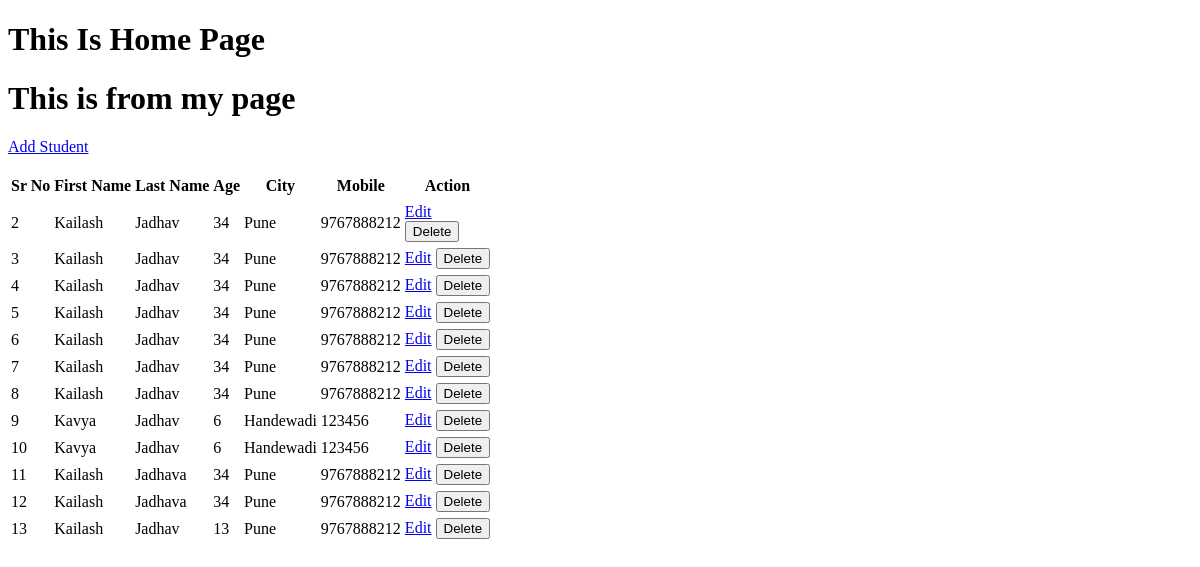
Before: / with the older database file.
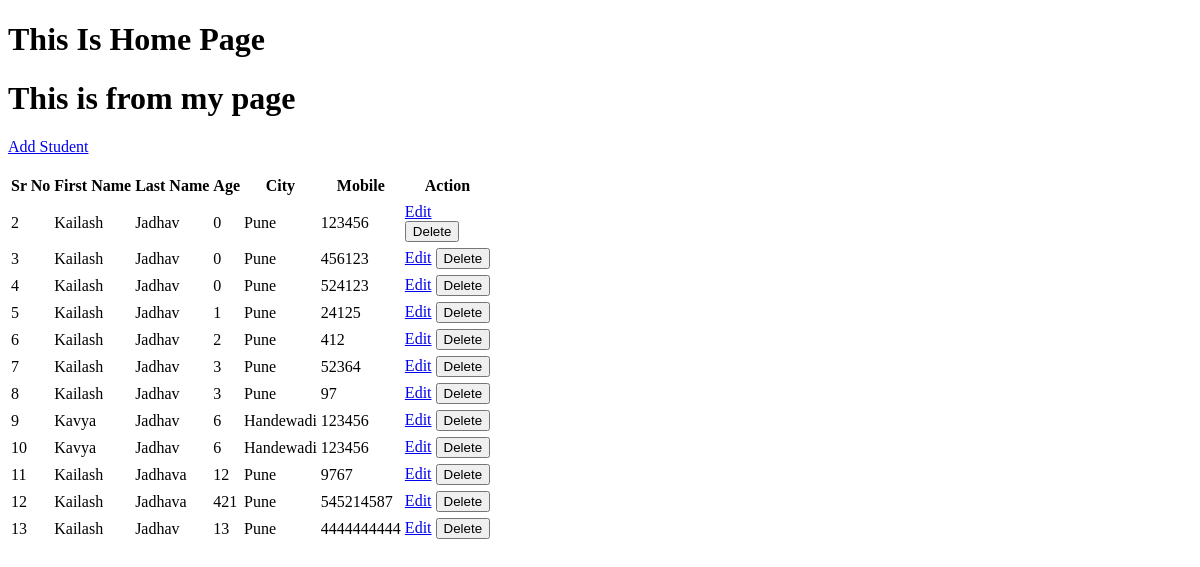
After: the same page with the newer database file.
### enroll/models.py (models this page shows, shortened)
class Student(models.Model):
    firstname = models.CharField(max_length=100,default=" ")
    lastname = models.CharField(max_length=100,default="")
    age = models.IntegerField()
    city = models.CharField(max_length=100)
    mobile = models.IntegerField()
    title = models.CharField(max_length=100,default="Title1")
    code = models.CharField(max_length=100,default="Code1")
    linenos = models.CharField(max_length=100,default="1")
    language = models.CharField(max_length=100,default="python")
    style = models.CharField(max_length=100,default="friendly")
    owner = models.ForeignKey('auth.User', related_name='snippets', on_delete=models.CASCADE)
    highlighted = models.TextField()

### enroll/views.py (the view)
# urls.py: 2. Add a URL to urlpatterns:  path('', views.home, name='home')
def home(request):
    st = Student.objects.all().order_by('id')
    context = {'st' : st}
    template = loader.get_template('enroll/home.html')          # we can use get_template() instead of render()
    return HttpResponse(template.render(context))

### enroll/templates/enroll/home.html (shortened to what this page needs)
<!DOCTYPE html>
<html>
<head>
</head>
<body>
    <h1>This Is Home Page</h1>
	<h1>This is from my page</h1>
	<a href="add_student">Add Student</a>
	<div>
		<table>
			<tr>
				<th>Sr No</th>
				<th>First Name</th>
				<th>Last Name</th>
				<th>Age</th>
				<th>City</th>
				<th>Mobile</th>
				<th>Action</th>
			</tr>
			<tr>
				{% for st in st %}
					<td>{{st.id}}</td>
					<td>{{st.firstname}}</td>
					<td>{{st.lastname}}</td>
					<td>{{st.age}}</td>
					<td>{{st.city}}</td>
					<td>{{st.mobile}}</td>
					<td><a href="{% url 'updatedata' st.id %}"> Edit</a>
						<form action="{% url 'deletedata' st.id %}" method="POST">
						<input type="submit" value="Delete"></td>
			{% endfor %}
			<br>
			</tr>
		</table>
	</div>
</body>
</html>

Changed rows visible on the page:
changed Student id 2: age "34" → "0"; mobile "9767888212" → "123456"
changed Student id 3: age "34" → "0"; mobile "9767888212" → "456123"
changed Student id 4: age "34" → "0"; mobile "9767888212" → "524123"
changed Student id 5: age "34" → "1"; mobile "9767888212" → "24125"
changed Student id 6: age "34" → "2"; mobile "9767888212" → "412"
changed Student id 7: age "34" → "3"; mobile "9767888212" → "52364"
changed Student id 8: age "34" → "3"; mobile "9767888212" → "97"
changed Student id 11: age "34" → "12"; mobile "9767888212" → "9767"
changed Student id 12: age "34" → "421"; mobile "9767888212" → "545214587"
changed Student id 13: mobile "9767888212" → "4444444444"
